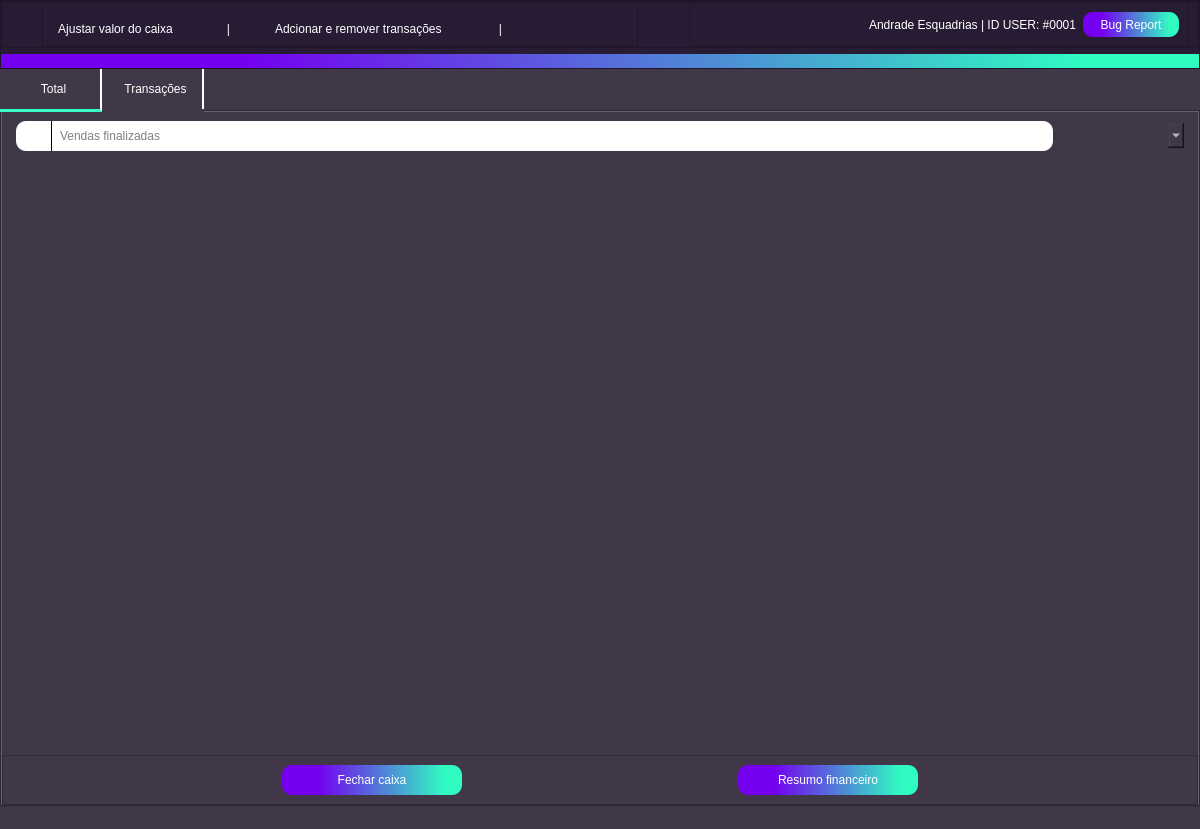
<?xml version="1.0" encoding="UTF-8"?>
<ui version="4.0">
 <class>caixa</class>
 <widget class="QMainWindow" name="caixa">
  <property name="geometry">
   <rect>
    <x>0</x>
    <y>0</y>
    <width>1200</width>
    <height>829</height>
   </rect>
  </property>
  <property name="windowTitle">
   <string>Caixa</string>
  </property>
  <property name="windowIcon">
   <iconset resource="qrc/source.qrc">
    <normaloff>:/iconteste/icons/ba812f4a-b112-4fa5-96d0-dccd574e3a86.jpg</normaloff>:/iconteste/icons/ba812f4a-b112-4fa5-96d0-dccd574e3a86.jpg</iconset>
  </property>
  <property name="styleSheet">
   <string notr="true">background-color:#403749;
color:white;</string>
  </property>
  <widget class="QWidget" name="centralwidget">
   <layout class="QVBoxLayout" name="verticalLayout_2">
    <property name="spacing">
     <number>0</number>
    </property>
    <property name="leftMargin">
     <number>0</number>
    </property>
    <property name="topMargin">
     <number>0</number>
    </property>
    <property name="rightMargin">
     <number>0</number>
    </property>
    <property name="bottomMargin">
     <number>0</number>
    </property>
    <item>
     <widget class="QFrame" name="frame_16">
      <property name="styleSheet">
       <string notr="true">background-color: rgb(40, 28, 53);
color:white;</string>
      </property>
      <property name="frameShape">
       <enum>QFrame::StyledPanel</enum>
      </property>
      <property name="frameShadow">
       <enum>QFrame::Raised</enum>
      </property>
      <layout class="QVBoxLayout" name="verticalLayout_3">
       <property name="leftMargin">
        <number>0</number>
       </property>
       <property name="topMargin">
        <number>0</number>
       </property>
       <property name="rightMargin">
        <number>0</number>
       </property>
       <property name="bottomMargin">
        <number>0</number>
       </property>
       <item>
        <widget class="QFrame" name="frame">
         <property name="styleSheet">
          <string notr="true">background-color: #281c35;</string>
         </property>
         <property name="frameShape">
          <enum>QFrame::StyledPanel</enum>
         </property>
         <property name="frameShadow">
          <enum>QFrame::Raised</enum>
         </property>
         <layout class="QHBoxLayout" name="horizontalLayout_3">
          <property name="topMargin">
           <number>0</number>
          </property>
          <property name="bottomMargin">
           <number>0</number>
          </property>
          <item>
           <widget class="QFrame" name="frame_4">
            <property name="minimumSize">
             <size>
              <width>25</width>
              <height>25</height>
             </size>
            </property>
            <property name="maximumSize">
             <size>
              <width>25</width>
              <height>25</height>
             </size>
            </property>
            <property name="styleSheet">
             <string notr="true">border-image: url(:/iconteste/icons/ba812f4a-b112-4fa5-96d0-dccd574e3a86.jpg);
border-radius:12px;</string>
            </property>
            <property name="frameShape">
             <enum>QFrame::StyledPanel</enum>
            </property>
            <property name="frameShadow">
             <enum>QFrame::Raised</enum>
            </property>
            <layout class="QVBoxLayout" name="verticalLayout">
             <property name="rightMargin">
              <number>9</number>
             </property>
            </layout>
           </widget>
          </item>
          <item alignment="Qt::AlignLeft">
           <widget class="QFrame" name="frame_3">
            <property name="minimumSize">
             <size>
              <width>450</width>
              <height>0</height>
             </size>
            </property>
            <property name="maximumSize">
             <size>
              <width>6546545</width>
              <height>16777215</height>
             </size>
            </property>
            <property name="frameShape">
             <enum>QFrame::StyledPanel</enum>
            </property>
            <property name="frameShadow">
             <enum>QFrame::Raised</enum>
            </property>
            <layout class="QHBoxLayout" name="horizontalLayout" stretch="0,0,0,0">
             <property name="spacing">
              <number>44</number>
             </property>
             <property name="leftMargin">
              <number>15</number>
             </property>
             <property name="rightMargin">
              <number>134</number>
             </property>
             <property name="bottomMargin">
              <number>0</number>
             </property>
             <item>
              <widget class="QPushButton" name="pushButton">
               <property name="minimumSize">
                <size>
                 <width>80</width>
                 <height>30</height>
                </size>
               </property>
               <property name="toolTip">
                <string/>
               </property>
               <property name="styleSheet">
                <string notr="true">QPushButton{
border:0px;
border-radius:12px;
}
QPushButton::hover
{

background-color:#403749;

}
QPushButton::pressed
{
border-style: outset;
border-width: 3px;
border-color: #30fcc2;
background-color:625f66
}</string>
               </property>
               <property name="text">
                <string>Ajustar valor do caixa</string>
               </property>
               <property name="icon">
                <iconset resource="qrc/source.qrc">
                 <normaloff>:/iconteste/icons/calculator.png</normaloff>:/iconteste/icons/calculator.png</iconset>
               </property>
               <property name="iconSize">
                <size>
                 <width>20</width>
                 <height>20</height>
                </size>
               </property>
              </widget>
             </item>
             <item>
              <widget class="QLabel" name="label_2">
               <property name="maximumSize">
                <size>
                 <width>25</width>
                 <height>16777215</height>
                </size>
               </property>
               <property name="text">
                <string>   |</string>
               </property>
              </widget>
             </item>
             <item>
              <widget class="QPushButton" name="pushButton_2">
               <property name="sizePolicy">
                <sizepolicy hsizetype="Minimum" vsizetype="Fixed">
                 <horstretch>0</horstretch>
                 <verstretch>0</verstretch>
                </sizepolicy>
               </property>
               <property name="minimumSize">
                <size>
                 <width>100</width>
                 <height>30</height>
                </size>
               </property>
               <property name="styleSheet">
                <string notr="true">QPushButton{
border:0px;
border-radius:12px;
}
QPushButton::hover
{

background-color:#403749;

}
QPushButton::pressed
{
border-style: outset;
border-width: 3px;
border-color: #30fcc2;
background-color:625f66
}</string>
               </property>
               <property name="text">
                <string>Adcionar e remover transações </string>
               </property>
               <property name="icon">
                <iconset resource="qrc/source.qrc">
                 <normaloff>:/iconteste/icons/bill.png</normaloff>:/iconteste/icons/bill.png</iconset>
               </property>
               <property name="iconSize">
                <size>
                 <width>24</width>
                 <height>24</height>
                </size>
               </property>
              </widget>
             </item>
             <item>
              <widget class="QLabel" name="label_3">
               <property name="maximumSize">
                <size>
                 <width>25</width>
                 <height>16777215</height>
                </size>
               </property>
               <property name="text">
                <string>   |</string>
               </property>
              </widget>
             </item>
            </layout>
            <zorder>pushButton</zorder>
            <zorder>pushButton_2</zorder>
            <zorder>label_2</zorder>
            <zorder>label_3</zorder>
           </widget>
          </item>
          <item>
           <widget class="QFrame" name="frame_2">
            <property name="minimumSize">
             <size>
              <width>200</width>
              <height>0</height>
             </size>
            </property>
            <property name="maximumSize">
             <size>
              <width>500</width>
              <height>16777215</height>
             </size>
            </property>
            <property name="frameShape">
             <enum>QFrame::StyledPanel</enum>
            </property>
            <property name="frameShadow">
             <enum>QFrame::Raised</enum>
            </property>
            <layout class="QHBoxLayout" name="horizontalLayout_2">
             <item alignment="Qt::AlignRight">
              <widget class="QLabel" name="label_6">
               <property name="text">
                <string>Andrade Esquadrias | ID USER: #0001</string>
               </property>
              </widget>
             </item>
             <item>
              <widget class="QPushButton" name="pushButton_6">
               <property name="minimumSize">
                <size>
                 <width>96</width>
                 <height>25</height>
                </size>
               </property>
               <property name="maximumSize">
                <size>
                 <width>96</width>
                 <height>25</height>
                </size>
               </property>
               <property name="styleSheet">
                <string notr="true">


QPushButton{
border:1px;
background-color: qlineargradient(spread:pad, x1:0.0227727, y1:0.557, x2:1, y2:0.551, stop:0.181818 rgba(116, 0, 239, 255), stop:0.903409 rgba(48, 252, 194, 255));
border-radius:10px;
}
QPushButton::hover
{


border-width: 2px;

border-color: black;

}
QPushButton::pressed
{
border-style: outset;
border-width: 3px;
border-color: #30fcc2;
}
</string>
               </property>
               <property name="text">
                <string>Bug Report</string>
               </property>
              </widget>
             </item>
            </layout>
           </widget>
          </item>
         </layout>
        </widget>
       </item>
       <item>
        <widget class="QLabel" name="label_23">
         <property name="styleSheet">
          <string notr="true">background-color: qlineargradient(spread:pad, x1:0.0227727, y1:0.557, x2:1, y2:0.551, stop:0.181818 rgba(116, 0, 239, 255), stop:0.903409 rgba(48, 252, 194, 255));</string>
         </property>
         <property name="text">
          <string/>
         </property>
        </widget>
       </item>
      </layout>
     </widget>
    </item>
    <item>
     <widget class="QTabWidget" name="tabWidget">
      <property name="styleSheet">
       <string notr="true">QTabBar::tab {
height: 40px;
width: 93px; 
background-color:#403749; 
color:white;
border-right:2px solid #ffffff;
padding-left:7px;
 }

QTabBar::tab:selected {
    border-bottom:3px solid #39fdc5;
}
</string>
      </property>
      <property name="currentIndex">
       <number>0</number>
      </property>
      <widget class="QWidget" name="tab">
       <attribute name="title">
        <string>Total</string>
       </attribute>
       <layout class="QVBoxLayout" name="verticalLayout_5">
        <property name="spacing">
         <number>0</number>
        </property>
        <property name="leftMargin">
         <number>0</number>
        </property>
        <property name="topMargin">
         <number>0</number>
        </property>
        <property name="rightMargin">
         <number>0</number>
        </property>
        <property name="bottomMargin">
         <number>0</number>
        </property>
        <item>
         <widget class="QFrame" name="frame_5">
          <property name="styleSheet">
           <string notr="true">border-radius:10px;</string>
          </property>
          <property name="frameShape">
           <enum>QFrame::StyledPanel</enum>
          </property>
          <property name="frameShadow">
           <enum>QFrame::Raised</enum>
          </property>
          <layout class="QVBoxLayout" name="verticalLayout_4">
           <property name="leftMargin">
            <number>14</number>
           </property>
           <property name="topMargin">
            <number>0</number>
           </property>
           <property name="rightMargin">
            <number>14</number>
           </property>
           <property name="bottomMargin">
            <number>0</number>
           </property>
           <item>
            <widget class="QFrame" name="frame_41">
             <property name="frameShape">
              <enum>QFrame::StyledPanel</enum>
             </property>
             <property name="frameShadow">
              <enum>QFrame::Raised</enum>
             </property>
             <layout class="QHBoxLayout" name="horizontalLayout_23">
              <property name="spacing">
               <number>0</number>
              </property>
              <property name="leftMargin">
               <number>0</number>
              </property>
              <property name="rightMargin">
               <number>0</number>
              </property>
              <property name="bottomMargin">
               <number>0</number>
              </property>
              <item>
               <widget class="QFrame" name="frame_42">
                <property name="frameShape">
                 <enum>QFrame::StyledPanel</enum>
                </property>
                <property name="frameShadow">
                 <enum>QFrame::Raised</enum>
                </property>
                <layout class="QHBoxLayout" name="horizontalLayout_21">
                 <property name="leftMargin">
                  <number>0</number>
                 </property>
                 <property name="topMargin">
                  <number>0</number>
                 </property>
                 <property name="rightMargin">
                  <number>0</number>
                 </property>
                 <property name="bottomMargin">
                  <number>0</number>
                 </property>
                 <item>
                  <widget class="QFrame" name="frame_43">
                   <property name="minimumSize">
                    <size>
                     <width>0</width>
                     <height>30</height>
                    </size>
                   </property>
                   <property name="maximumSize">
                    <size>
                     <width>16777215</width>
                     <height>40</height>
                    </size>
                   </property>
                   <property name="styleSheet">
                    <string notr="true">background-color:white;
color:black;</string>
                   </property>
                   <property name="frameShape">
                    <enum>QFrame::StyledPanel</enum>
                   </property>
                   <property name="frameShadow">
                    <enum>QFrame::Raised</enum>
                   </property>
                   <layout class="QHBoxLayout" name="horizontalLayout_22">
                    <property name="topMargin">
                     <number>0</number>
                    </property>
                    <property name="bottomMargin">
                     <number>0</number>
                    </property>
                    <item>
                     <widget class="QLabel" name="label_34">
                      <property name="minimumSize">
                       <size>
                        <width>20</width>
                        <height>20</height>
                       </size>
                      </property>
                      <property name="maximumSize">
                       <size>
                        <width>20</width>
                        <height>20</height>
                       </size>
                      </property>
                      <property name="styleSheet">
                       <string notr="true">border-image: url(:/iconteste/icons/loupe (1).png);
border-radius:12px;</string>
                      </property>
                      <property name="text">
                       <string/>
                      </property>
                     </widget>
                    </item>
                    <item>
                     <widget class="Line" name="line_2">
                      <property name="minimumSize">
                       <size>
                        <width>1</width>
                        <height>25</height>
                       </size>
                      </property>
                      <property name="maximumSize">
                       <size>
                        <width>1</width>
                        <height>16777215</height>
                       </size>
                      </property>
                      <property name="styleSheet">
                       <string notr="true">background-color:black;	</string>
                      </property>
                      <property name="orientation">
                       <enum>Qt::Vertical</enum>
                      </property>
                     </widget>
                    </item>
                    <item>
                     <widget class="QLineEdit" name="lineEdit_2">
                      <property name="minimumSize">
                       <size>
                        <width>0</width>
                        <height>25</height>
                       </size>
                      </property>
                      <property name="styleSheet">
                       <string notr="true">background-color:white;
font: 12pt &quot;MS Shell Dlg 2&quot;;
color:black;
border-radius:10px;</string>
                      </property>
                      <property name="placeholderText">
                       <string>Vendas finalizadas</string>
                      </property>
                     </widget>
                    </item>
                   </layout>
                  </widget>
                 </item>
                 <item>
                  <widget class="QComboBox" name="comboBox_6">
                   <property name="minimumSize">
                    <size>
                     <width>125</width>
                     <height>25</height>
                    </size>
                   </property>
                   <property name="styleSheet">
                    <string notr="true">QComboBox {
	border: transparent;

}
QComboBox::drop-down:button{
border:transparent; background:transparent;
border-image: url(:/iconteste/icons/arrow-white.png);
width: 14,px;
height: 14px;
padding-top:1px;
margin-top:3px;

}

QComboBox QAbstractItemView{
	
	border:1px solid black;
	border-radius:0px;
 
	
}
</string>
                   </property>
                  </widget>
                 </item>
                </layout>
               </widget>
              </item>
             </layout>
            </widget>
           </item>
           <item>
            <widget class="QTableWidget" name="tableclientes">
             <property name="styleSheet">
              <string notr="true">
QTableWidget::item { 
background-color: #625f66;
border-radius:0px;
}
QTableWidget::item:alternate {
 background-color: #403749;
border-radius:0px;
} 

QTableWidget{
color:white;
border:0px;
}</string>
             </property>
             <attribute name="horizontalHeaderVisible">
              <bool>false</bool>
             </attribute>
             <attribute name="horizontalHeaderHighlightSections">
              <bool>false</bool>
             </attribute>
             <attribute name="verticalHeaderVisible">
              <bool>false</bool>
             </attribute>
            </widget>
           </item>
          </layout>
         </widget>
        </item>
        <item>
         <widget class="QFrame" name="frame_6">
          <property name="frameShape">
           <enum>QFrame::StyledPanel</enum>
          </property>
          <property name="frameShadow">
           <enum>QFrame::Raised</enum>
          </property>
          <layout class="QHBoxLayout" name="horizontalLayout_4">
           <item>
            <widget class="QPushButton" name="pushButton_15">
             <property name="minimumSize">
              <size>
               <width>170</width>
               <height>30</height>
              </size>
             </property>
             <property name="maximumSize">
              <size>
               <width>180</width>
               <height>16777215</height>
              </size>
             </property>
             <property name="layoutDirection">
              <enum>Qt::RightToLeft</enum>
             </property>
             <property name="styleSheet">
              <string notr="true">


QPushButton{
border:1px;
background-color: qlineargradient(spread:pad, x1:0.0227727, y1:0.557, x2:1, y2:0.551, stop:0.181818 rgba(116, 0, 239, 255), stop:0.903409 rgba(48, 252, 194, 255));
border-radius:10px;
color:white;
}
QPushButton::hover
{


border-width: 2px;

border-color: black;

}
QPushButton::pressed
{
border-style: outset;
border-width: 3px;
border-color: #30fcc2;
}
</string>
             </property>
             <property name="text">
              <string>Fechar caixa</string>
             </property>
            </widget>
           </item>
           <item>
            <widget class="QPushButton" name="pushButton_14">
             <property name="minimumSize">
              <size>
               <width>170</width>
               <height>30</height>
              </size>
             </property>
             <property name="maximumSize">
              <size>
               <width>180</width>
               <height>16777215</height>
              </size>
             </property>
             <property name="layoutDirection">
              <enum>Qt::RightToLeft</enum>
             </property>
             <property name="styleSheet">
              <string notr="true">


QPushButton{
border:1px;
background-color: qlineargradient(spread:pad, x1:0.0227727, y1:0.557, x2:1, y2:0.551, stop:0.181818 rgba(116, 0, 239, 255), stop:0.903409 rgba(48, 252, 194, 255));
border-radius:10px;
color:white;
}
QPushButton::hover
{


border-width: 2px;

border-color: black;

}
QPushButton::pressed
{
border-style: outset;
border-width: 3px;
border-color: #30fcc2;
}
</string>
             </property>
             <property name="text">
              <string>Resumo financeiro</string>
             </property>
            </widget>
           </item>
          </layout>
         </widget>
        </item>
       </layout>
      </widget>
      <widget class="QWidget" name="tab_2">
       <attribute name="title">
        <string>Transações</string>
       </attribute>
       <layout class="QVBoxLayout" name="verticalLayout_7">
        <property name="spacing">
         <number>0</number>
        </property>
        <property name="leftMargin">
         <number>0</number>
        </property>
        <property name="topMargin">
         <number>0</number>
        </property>
        <property name="rightMargin">
         <number>0</number>
        </property>
        <property name="bottomMargin">
         <number>0</number>
        </property>
        <item>
         <widget class="QFrame" name="frame_7">
          <property name="styleSheet">
           <string notr="true">border-radius:10px;</string>
          </property>
          <property name="frameShape">
           <enum>QFrame::StyledPanel</enum>
          </property>
          <property name="frameShadow">
           <enum>QFrame::Raised</enum>
          </property>
          <layout class="QVBoxLayout" name="verticalLayout_6">
           <property name="spacing">
            <number>21</number>
           </property>
           <property name="leftMargin">
            <number>18</number>
           </property>
           <property name="topMargin">
            <number>0</number>
           </property>
           <property name="rightMargin">
            <number>14</number>
           </property>
           <property name="bottomMargin">
            <number>0</number>
           </property>
           <item>
            <widget class="QFrame" name="frame_44">
             <property name="frameShape">
              <enum>QFrame::StyledPanel</enum>
             </property>
             <property name="frameShadow">
              <enum>QFrame::Raised</enum>
             </property>
             <layout class="QHBoxLayout" name="horizontalLayout_24">
              <property name="spacing">
               <number>0</number>
              </property>
              <property name="leftMargin">
               <number>0</number>
              </property>
              <property name="rightMargin">
               <number>0</number>
              </property>
              <property name="bottomMargin">
               <number>0</number>
              </property>
              <item>
               <widget class="QFrame" name="frame_45">
                <property name="frameShape">
                 <enum>QFrame::StyledPanel</enum>
                </property>
                <property name="frameShadow">
                 <enum>QFrame::Raised</enum>
                </property>
                <layout class="QHBoxLayout" name="horizontalLayout_25">
                 <property name="leftMargin">
                  <number>0</number>
                 </property>
                 <property name="topMargin">
                  <number>0</number>
                 </property>
                 <property name="rightMargin">
                  <number>0</number>
                 </property>
                 <property name="bottomMargin">
                  <number>0</number>
                 </property>
                 <item>
                  <widget class="QFrame" name="frame_46">
                   <property name="minimumSize">
                    <size>
                     <width>0</width>
                     <height>30</height>
                    </size>
                   </property>
                   <property name="maximumSize">
                    <size>
                     <width>16777215</width>
                     <height>40</height>
                    </size>
                   </property>
                   <property name="styleSheet">
                    <string notr="true">background-color:white;
color:black;</string>
                   </property>
                   <property name="frameShape">
                    <enum>QFrame::StyledPanel</enum>
                   </property>
                   <property name="frameShadow">
                    <enum>QFrame::Raised</enum>
                   </property>
                   <layout class="QHBoxLayout" name="horizontalLayout_26">
                    <property name="topMargin">
                     <number>0</number>
                    </property>
                    <property name="bottomMargin">
                     <number>0</number>
                    </property>
                    <item>
                     <widget class="QLabel" name="label_35">
                      <property name="minimumSize">
                       <size>
                        <width>20</width>
                        <height>20</height>
                       </size>
                      </property>
                      <property name="maximumSize">
                       <size>
                        <width>20</width>
                        <height>20</height>
                       </size>
                      </property>
                      <property name="styleSheet">
                       <string notr="true">border-image: url(:/iconteste/icons/loupe (1).png);
border-radius:12px;</string>
                      </property>
                      <property name="text">
                       <string/>
                      </property>
                     </widget>
                    </item>
                    <item>
                     <widget class="Line" name="line_3">
                      <property name="minimumSize">
                       <size>
                        <width>1</width>
                        <height>25</height>
                       </size>
                      </property>
                      <property name="maximumSize">
                       <size>
                        <width>1</width>
                        <height>16777215</height>
                       </size>
                      </property>
                      <property name="styleSheet">
                       <string notr="true">background-color:black;	</string>
                      </property>
                      <property name="orientation">
                       <enum>Qt::Vertical</enum>
                      </property>
                     </widget>
                    </item>
                    <item>
                     <widget class="QLineEdit" name="lineEdit_3">
                      <property name="minimumSize">
                       <size>
                        <width>0</width>
                        <height>25</height>
                       </size>
                      </property>
                      <property name="styleSheet">
                       <string notr="true">background-color:white;
font: 12pt &quot;MS Shell Dlg 2&quot;;
color:black;
border-radius:10px;</string>
                      </property>
                      <property name="placeholderText">
                       <string>Pesquise pelas transações efetuadas</string>
                      </property>
                     </widget>
                    </item>
                   </layout>
                  </widget>
                 </item>
                 <item>
                  <widget class="QComboBox" name="comboBox_7">
                   <property name="minimumSize">
                    <size>
                     <width>125</width>
                     <height>25</height>
                    </size>
                   </property>
                   <property name="styleSheet">
                    <string notr="true">QComboBox {
	border: transparent;

}
QComboBox::drop-down:button{
border:transparent; background:transparent;
border-image: url(:/iconteste/icons/arrow-white.png);
width: 14,px;
height: 14px;
padding-top:1px;
margin-top:3px;

}

QComboBox QAbstractItemView{
	
	border:1px solid black;
	border-radius:0px;
 
	
}
</string>
                   </property>
                  </widget>
                 </item>
                </layout>
               </widget>
              </item>
             </layout>
            </widget>
           </item>
           <item>
            <widget class="QTableWidget" name="tabletransac">
             <property name="minimumSize">
              <size>
               <width>0</width>
               <height>0</height>
              </size>
             </property>
             <property name="styleSheet">
              <string notr="true">
QTableWidget::item { 
background-color: #625f66;
border-radius:0px;
}
QTableWidget::item:alternate {
 background-color: #403749;
border-radius:0px;
} 

QTableWidget{
color:white;
border:0px;
}</string>
             </property>
             <property name="alternatingRowColors">
              <bool>true</bool>
             </property>
             <attribute name="horizontalHeaderVisible">
              <bool>false</bool>
             </attribute>
             <attribute name="horizontalHeaderCascadingSectionResizes">
              <bool>false</bool>
             </attribute>
             <attribute name="horizontalHeaderDefaultSectionSize">
              <number>103</number>
             </attribute>
             <attribute name="horizontalHeaderHighlightSections">
              <bool>false</bool>
             </attribute>
             <attribute name="horizontalHeaderShowSortIndicator" stdset="0">
              <bool>false</bool>
             </attribute>
             <attribute name="horizontalHeaderStretchLastSection">
              <bool>false</bool>
             </attribute>
             <attribute name="verticalHeaderVisible">
              <bool>false</bool>
             </attribute>
             <attribute name="verticalHeaderCascadingSectionResizes">
              <bool>false</bool>
             </attribute>
             <attribute name="verticalHeaderDefaultSectionSize">
              <number>48</number>
             </attribute>
             <attribute name="verticalHeaderHighlightSections">
              <bool>false</bool>
             </attribute>
             <attribute name="verticalHeaderShowSortIndicator" stdset="0">
              <bool>false</bool>
             </attribute>
             <attribute name="verticalHeaderStretchLastSection">
              <bool>false</bool>
             </attribute>
             <row>
              <property name="text">
               <string>New Row</string>
              </property>
             </row>
             <row>
              <property name="text">
               <string>New Row</string>
              </property>
             </row>
             <row>
              <property name="text">
               <string>New Row</string>
              </property>
             </row>
             <row>
              <property name="text">
               <string>New Row</string>
              </property>
             </row>
            </widget>
           </item>
          </layout>
         </widget>
        </item>
        <item>
         <widget class="QFrame" name="frame_8">
          <property name="frameShape">
           <enum>QFrame::StyledPanel</enum>
          </property>
          <property name="frameShadow">
           <enum>QFrame::Raised</enum>
          </property>
          <layout class="QHBoxLayout" name="horizontalLayout_5">
           <item>
            <widget class="QPushButton" name="pushButton_17">
             <property name="minimumSize">
              <size>
               <width>170</width>
               <height>30</height>
              </size>
             </property>
             <property name="maximumSize">
              <size>
               <width>180</width>
               <height>16777215</height>
              </size>
             </property>
             <property name="layoutDirection">
              <enum>Qt::RightToLeft</enum>
             </property>
             <property name="styleSheet">
              <string notr="true">


QPushButton{
border:1px;
background-color: qlineargradient(spread:pad, x1:0.0227727, y1:0.557, x2:1, y2:0.551, stop:0.181818 rgba(116, 0, 239, 255), stop:0.903409 rgba(48, 252, 194, 255));
border-radius:10px;
color:white;
}
QPushButton::hover
{


border-width: 2px;

border-color: black;

}
QPushButton::pressed
{
border-style: outset;
border-width: 3px;
border-color: #30fcc2;
}
</string>
             </property>
             <property name="text">
              <string>Adcionar Transação</string>
             </property>
            </widget>
           </item>
          </layout>
         </widget>
        </item>
       </layout>
      </widget>
     </widget>
    </item>
   </layout>
  </widget>
  <widget class="QStatusBar" name="statusBar"/>
 </widget>
 <resources>
  <include location="qrc/source.qrc"/>
 </resources>
 <connections/>
</ui>
